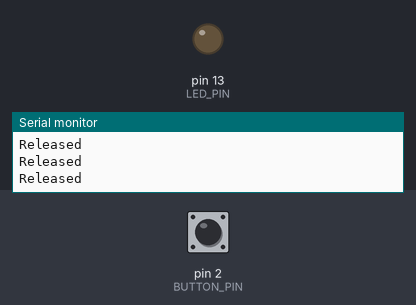
Bench run of a sketch on a simulated Arduino Uno, built with avr-gcc and run on an emulated ATmega328P. On the bench: output pins drawn as LEDs (lit = HIGH), the last lines printed to the serial monitor. Inputs (shaded band) come from the test bench; at power-on: pin 2 (BUTTON_PIN) HIGH.

Above: at 1.2 s.
1.3 s: pin 2 (BUTTON_PIN) pulled LOW for 0.15 s
At 1.37 s:
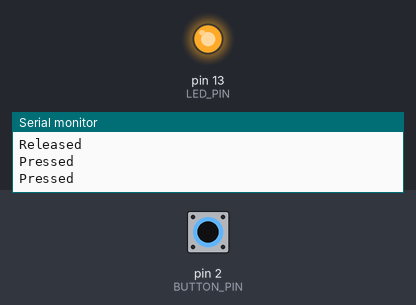
2.9 s: pin 2 (BUTTON_PIN) pulled LOW for 3.2 s
At 7.0 s:
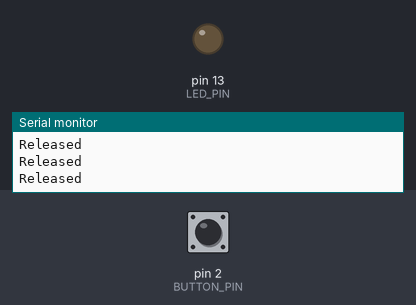
Timing chart, 0 to 8.5 s (numbered marks = the images above; inputs shaded):
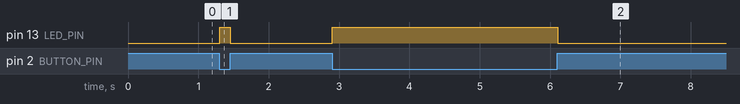

The sketch:

button_led.ino
```cpp
// 버튼을 누르고 있으면 LED 켜짐, 떼면 꺼짐
// 버튼: 한쪽 다리 = 2번 핀, 다른 쪽 다리 = GND (내부 풀업 사용, 저항 필요 없음)

const int BUTTON_PIN = 2;
const int LED_PIN = 13;

void setup() {
  pinMode(BUTTON_PIN, INPUT_PULLUP);  // 안 누르면 HIGH, 누르면 LOW
  pinMode(LED_PIN, OUTPUT);
  Serial.begin(9600);
}

void loop() {
  if (digitalRead(BUTTON_PIN) == LOW) {  // 눌림
    digitalWrite(LED_PIN, HIGH);
    Serial.println("Pressed");
  } else {                                // 안 눌림
    digitalWrite(LED_PIN, LOW);
    Serial.println("Released");
  }
  delay(50);
}
```

Measured:
- after the input at 1.3 s, pin 13 (LED_PIN): LOW → HIGH at once, → LOW 0.15 s later
- after the input at 2.9 s, pin 13 (LED_PIN): LOW → HIGH at once, → LOW 3.2 s later
